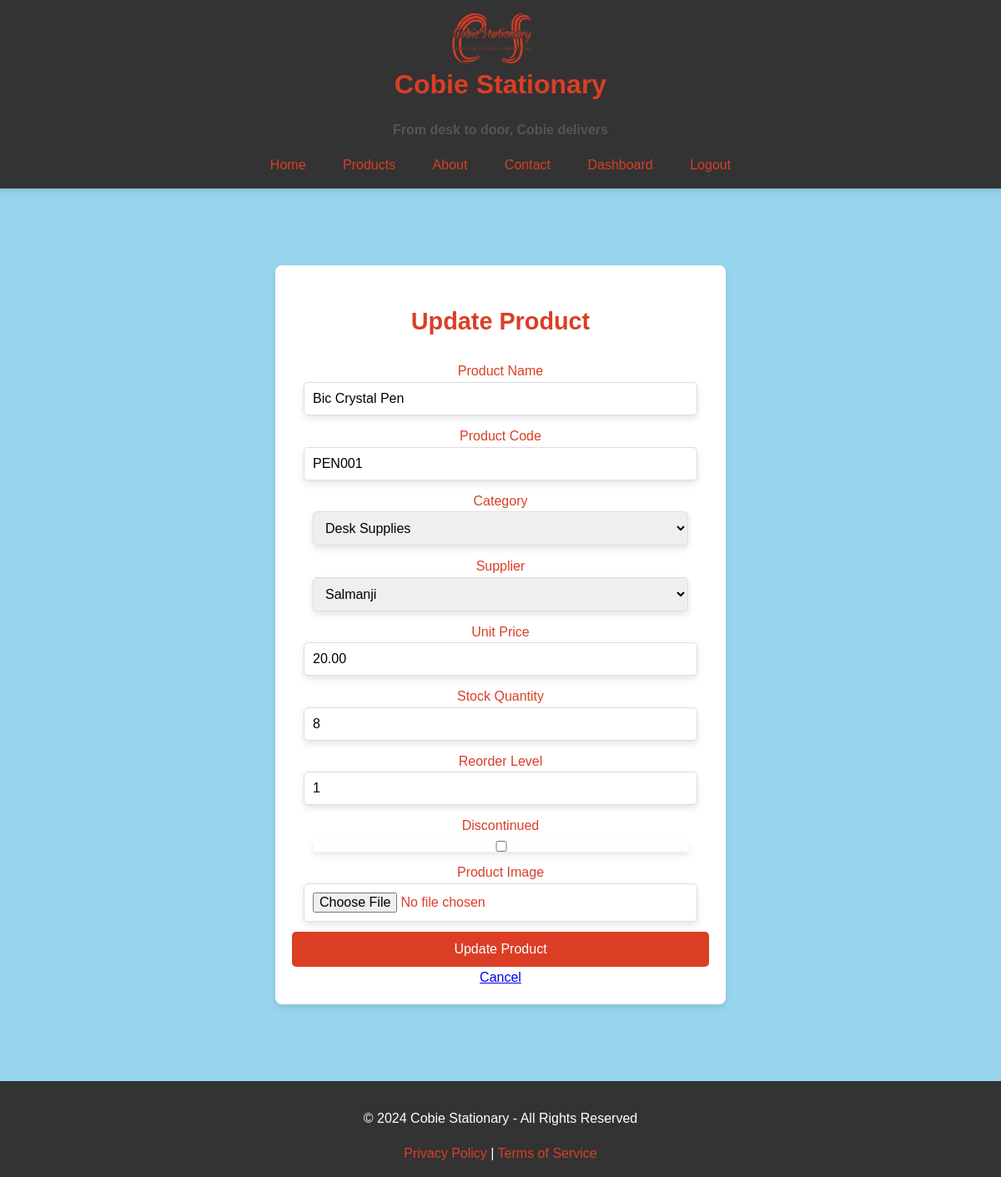
The page /inventory/update/product/1 (signed in) on the database as committed earlier.
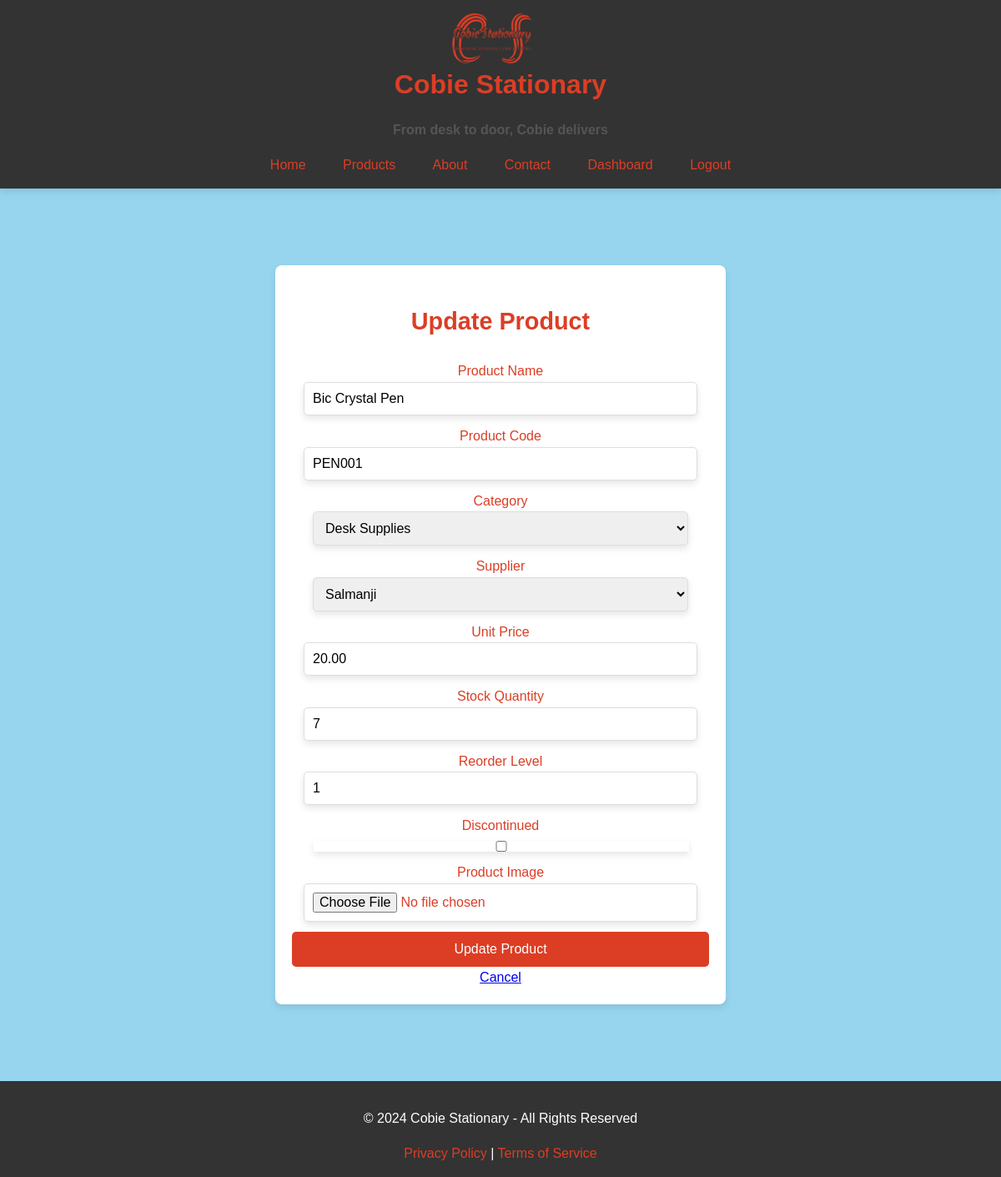
The same page on the database as committed later.
### app/models.py (models this page shows, shortened)
class Product(db.Model):
    __tablename__ = 'products'
    product_id = db.Column(db.Integer, primary_key=True, autoincrement=True)
    product_name = db.Column(db.String(255), nullable=False)
    product_code = db.Column(db.String(10), unique=True, nullable=True)  # New field for product code
    category_id = db.Column(db.Integer, db.ForeignKey('categories.category_id'), nullable=True)
    supplier_id = db.Column(db.Integer, db.ForeignKey('suppliers.supplier_id'), nullable=True)
    unit_price = db.Column(db.Numeric(10, 2), nullable=False)
    stock_quantity = db.Column(db.Integer, nullable=False, default=0)
    reorder_level = db.Column(db.Integer, nullable=False)
    discontinued = db.Column(db.Boolean, default=False)
    image = db.Column(LargeBinary, nullable=True)  # New field for storing image data
    inventory = db.relationship('Inventory', backref='product', lazy=True)
    sales_items = db.relationship('SalesItem', backref='product', lazy=True)

### app/inventory/routes.py (the view, shortened to what this page needs)
@inventory_bp.route('/update/product/<int:product_id>', methods=['GET', 'POST'])
@admin_required
def update_product(product_id):
    product = Product.query.get_or_404(product_id)
    form = ProductForm(obj=product)
    form.category_id.choices = [(category.category_id, category.category_name) for category in Category.query.all()]
    form.supplier_id.choices = [(supplier.supplier_id, supplier.supplier_name) for supplier in Supplier.query.all()]
    return render_template('update_product.html', form=form, product=product)  # Pass product to template

### app/inventory/forms.py
class ProductForm(FlaskForm):
    product_name = StringField('Product Name', validators=[DataRequired()])
    product_code = StringField('Product Code', validators=[DataRequired()])  # New field for product code
    category_id = SelectField('Category', choices=[], coerce=int, validators=[DataRequired()])
    supplier_id = SelectField('Supplier', choices=[], coerce=int, validators=[DataRequired()])
    unit_price = DecimalField('Unit Price', validators=[DataRequired()])
    stock_quantity = IntegerField('Stock Quantity', validators=[DataRequired()])
    reorder_level = IntegerField('Reorder Level', validators=[DataRequired()])
    discontinued = BooleanField('Discontinued')
    image = FileField('Product Image', validators=[FileAllowed(['jpg', 'png', 'jpeg'], 'Images only!')])  # Ensure only image files are uploaded

### app/inventory/templates/update_product.html (shortened to what this page needs)
{% extends 'base.html' %}
{% block head %}
<link rel="stylesheet" href="{{ url_for('static', filename='css/forms.css') }}">
{% endblock %}
{% block content %}
<div class="form-container">
    <h2>Update Product</h2>
<form method="POST" enctype="multipart/form-data" action="{{ url_for('inventory.update_product', product_id=product.product_id) }}">
    <div>
        {{ form.product_name.label }}<br>
        {{ form.product_name(size=32) }}<br>
    </div>
    <div>
        {{ form.product_code.label }}<br>
        {{ form.product_code(size=10) }}<br>
    </div>
    <div>
        {{ form.category_id.label }}<br>
        {{ form.category_id }}<br>
    </div>
    <div>
        {{ form.supplier_id.label }}<br>
        {{ form.supplier_id }}<br>
    </div>
    <div>
        {{ form.unit_price.label }}<br>
        {{ form.unit_price }}<br>
    </div>
    <div>
        {{ form.stock_quantity.label }}<br>
        {{ form.stock_quantity }}<br>
    </div>
    <div>
        {{ form.reorder_level.label }}<br>
        {{ form.reorder_level }}<br>
    </div>
    <div>
        {{ form.discontinued.label }}<br>
        {{ form.discontinued }}<br>
    </div>
    <div>
        <label for="image">Product Image</label><br>
        {{ form.image }}
    </div>
    <button type="submit" class="btn btn-primary">Update Product</button>
    <a href="{{ url_for('inventory.view_inventory') }}" class="btn btn-secondary">Cancel</a>
</form>
</div>
{% endblock %}

Rows that differ between the two databases and show on the page:
changed Product "Bic Crystal Pen": stock_quantity "8" → "7"
